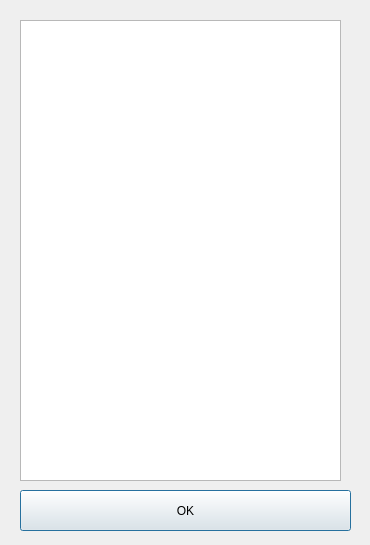
<?xml version="1.0" encoding="UTF-8"?>
<ui version="4.0">
 <class>SelectBiblesDialog</class>
 <widget class="QDialog" name="SelectBiblesDialog">
  <property name="geometry">
   <rect>
    <x>0</x>
    <y>0</y>
    <width>370</width>
    <height>545</height>
   </rect>
  </property>
  <property name="minimumSize">
   <size>
    <width>370</width>
    <height>545</height>
   </size>
  </property>
  <property name="maximumSize">
   <size>
    <width>370</width>
    <height>545</height>
   </size>
  </property>
  <property name="windowTitle">
   <string>Select Bibles</string>
  </property>
  <widget class="QListWidget" name="listWidget">
   <property name="geometry">
    <rect>
     <x>20</x>
     <y>20</y>
     <width>321</width>
     <height>461</height>
    </rect>
   </property>
  </widget>
  <widget class="QPushButton" name="pushButtonOK">
   <property name="geometry">
    <rect>
     <x>20</x>
     <y>490</y>
     <width>331</width>
     <height>41</height>
    </rect>
   </property>
   <property name="text">
    <string>OK</string>
   </property>
  </widget>
 </widget>
 <resources/>
 <connections/>
</ui>
